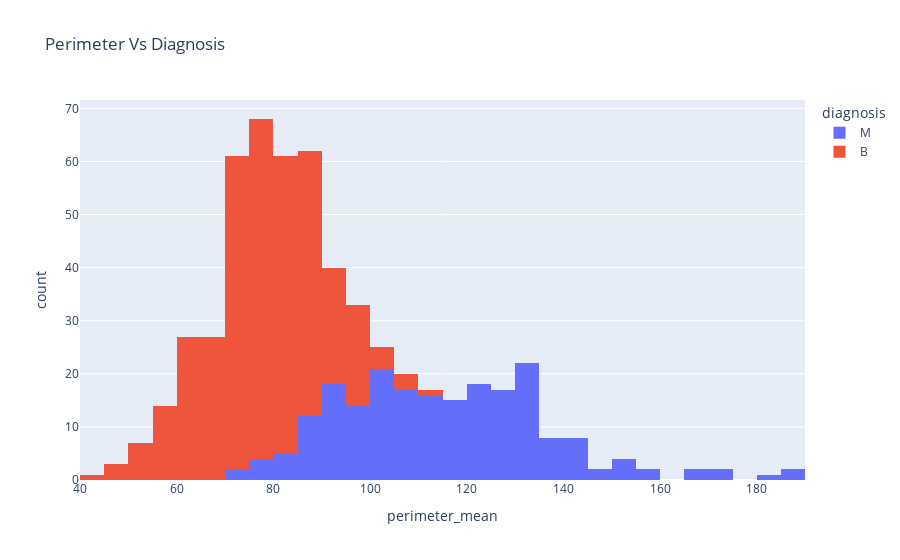

The notebook cell saved with this chart:
### Code cell
px.histogram(raw_df, x='perimeter_mean', color='diagnosis', title='Perimeter Vs Diagnosis')

### Figure 1 — Plotly figure (JSON) as saved in the notebook; plotly's stock layout.template omitted (floating-point values rounded to 4 significant figures; data arrays with more than 128 entries replaced by an {"elided": "..."} marker saying what was removed)
{"data": [{"alignmentgroup": "True", "bingroup": "x", "hovertemplate": "diagnosis=M<br>perimeter_mean=%{x}<br>count=%{y}<extra></extra>", "legendgroup": "M", "marker": {"color": "#636efa", "pattern": {"shape": ""}}, "name": "M", "offsetgroup": "M", "orientation": "v", "showlegend": true, "type": "histogram", "x": {"elided": "212 float values"}, "xaxis": "x", "yaxis": "y"}, {"alignmentgroup": "True", "bingroup": "x", "hovertemplate": "diagnosis=B<br>perimeter_mean=%{x}<br>count=%{y}<extra></extra>", "legendgroup": "B", "marker": {"color": "#EF553B", "pattern": {"shape": ""}}, "name": "B", "offsetgroup": "B", "orientation": "v", "showlegend": true, "type": "histogram", "x": {"elided": "357 float values"}, "xaxis": "x", "yaxis": "y"}], "layout": {"barmode": "relative", "legend": {"title": {"text": "diagnosis"}, "tracegroupgap": 0}, "title": {"text": "Perimeter Vs Diagnosis"}, "xaxis": {"anchor": "y", "domain": [0, 1], "title": {"text": "perimeter_mean"}}, "yaxis": {"anchor": "x", "domain": [0, 1], "title": {"text": "count"}}}}
